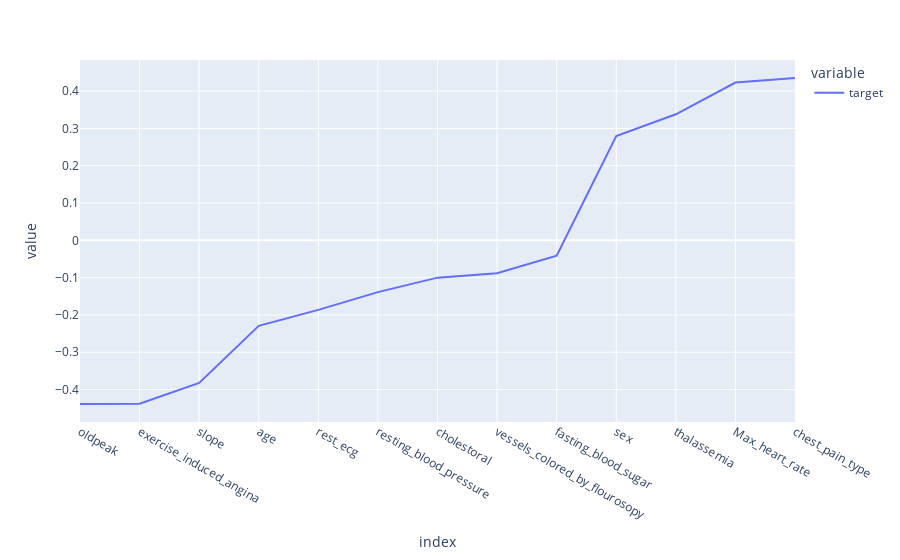

The code cell stored with this chart in its notebook:
### Code cell
px.line(heart_data.corr()['target'][:-1].sort_values())

### Figure 1 — Plotly figure (JSON) as saved in the notebook; plotly's stock layout.template omitted (floating-point values rounded to 4 significant figures)
{"data": [{"hovertemplate": "variable=target<br>index=%{x}<br>value=%{y}<extra></extra>", "legendgroup": "target", "line": {"color": "#636efa", "dash": "solid"}, "marker": {"symbol": "circle"}, "mode": "lines", "name": "target", "orientation": "v", "showlegend": true, "type": "scatter", "x": ["oldpeak", "exercise_induced_angina", "slope", "age", "rest_ecg", "resting_blood_pressure", "cholestoral", "vessels_colored_by_flourosopy", "fasting_blood_sugar", "sex", "thalassemia", "Max_heart_rate", "chest_pain_type"], "xaxis": "x", "y": [-0.4384, -0.438, -0.3824, -0.2293, -0.1864, -0.1388, -0.09997, -0.08794, -0.04116, 0.2795, 0.3378, 0.4229, 0.4349], "yaxis": "y"}], "layout": {"autosize": true, "legend": {"title": {"text": "variable"}, "tracegroupgap": 0}, "margin": {"t": 60}, "xaxis": {"anchor": "y", "autorange": true, "domain": [0, 1], "range": [0, 12], "title": {"text": "index"}, "type": "category"}, "yaxis": {"anchor": "x", "autorange": true, "domain": [0, 1], "range": [-0.487, 0.4834], "title": {"text": "value"}, "type": "linear"}}}
